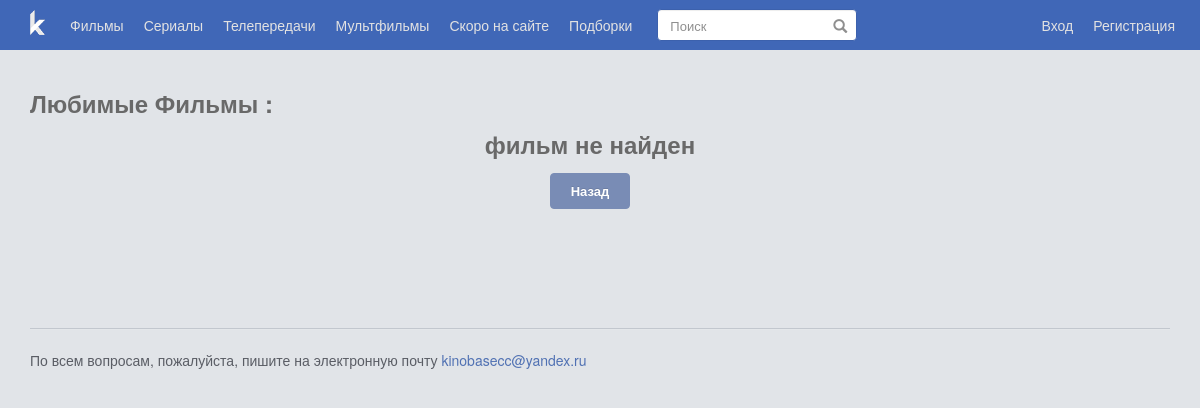
The page /liked/ on the database its author committed.
### movie/models.py (models this page shows, shortened)
class Category(models.Model):
    name = models.CharField("Category name", max_length=100)
    slug = models.SlugField(max_length=100, unique=True)
    class Meta:
        verbose_name = 'Category'
        verbose_name_plural = 'Categories'
    def get_absolute_url(self):
        return reverse('movie:category_list', kwargs={'slug': self.slug})

### movie/views.py (the view)
# urls.py: path("liked/", views.likedMovies, name='likedMovies'),
def likedMovies(request):
    return render(request, "liked-movies.html")

### movie/context_pro.py (called while the page is built)
def view_all(request):
    context = {
        "categories":Category.objects.all(),
        "genres":Genre.objects.all(),
    }
    return context

### templates/liked-movies.html (shortened to what this page needs)
{% extends 'base.html' %}
{% block content %}
<div id="main" class="container">
    <div id="movies">
        <div class="clearfix">
            <div class="pull-left">
                <a href="#" class="h3 catalog-title">{% if cat_name %}{{cat_name}}{% else %}Любимые Фильмы{% endif %} : {{filter_category}}</a>
            </div>
        </div>
        <div class="row items">
            {% if object_list %}
            {% for movie in object_list %}
            <div class="col-xs-6 col-sm-4 col-md-3 col-lg-2 item">
                <a href="{% url 'movie:detail' movie.slug %}">
                    <img src="{{movie.poster.url}}"
                        class="img-responsive" loading="lazy" alt="{{movie.title}}"
                        title="{{movie.title}}">
                </a>
                <button class="favorite" data-movie-id="179849" title="Добавить в избранное"></button>
                <span class="label label-danger">2 сезон 10 серия</span>
                <div class="info">
                    <div class="title">
                        <a href="{% url 'movie:detail' movie.slug %}" class="link" alt="{{movie.title}}"
                            title="{{movie.title}}">{{movie.title}}</a>
                    </div>
                    <div class="desc">2021, HDRip</div>
                </div>
            </div>
        {% endfor %}
        {% else %}
        <center>
            <a href="#" class="h3 catalog-title">
                фильм не найден
            </a>
            <br>
            <a href="/" class="h3 catalog-title btn btn-default btn-post">
                Назад
            </a>
        </center>
        {% endif %}
        </div>
    </div>
    {% endblock content %}

### templates/base.html (shortened to what this page needs)
{% load static %}
<!doctype html>
<html>
<head>
<link rel="stylesheet" href="{% static 'static/css/bootstrap.css' %}" type="text/css">
<link rel="stylesheet" href="/static/static/css/master.css" type="text/css">
<link rel="stylesheet" href="/static/static/css/kinobase.css" type="text/css">
</head>
<body>
<div class="navbar navbar-default navbar-fixed-top navbar-inverse">
    <div class="container">
        <div class="navbar-header">
            <a class="navbar-brand" href="/">
            <img src="/static/static/images/logo2.png" width="15">
            </a>
        </div>
        <div class="navbar-collapse collapse">
            <ul class="nav navbar-nav">
                {% for cat in categories %}
                     <li><a href="{{cat.get_absolute_url}}">{{cat.name}}</a></li>
                {% endfor %}
            </ul>
            <div class="navbar-left">
                <form action="{% url 'movie:search' %}" method="get" class="navbar-form" id="autocomplete_search_form">
                    <div class="form-group">
                        <input type="text" name="query"
                        class="form-control" id="autocomplete_search"
                        placeholder="Поиск" autocomplete="off">
                        <button type="submit">
                            <i class="glyphicon glyphicon-search"></i>
                        </button>
                    </div>
                </form>
            </div>
            <ul class="nav navbar-nav navbar-right">
                {% if request.user.is_authenticated %}
                    <li><a href="{% url 'movie:likedMovies' %}" class="modal login">{{request.user.first_name}}</a></li>
                    <li><a href="{% url 'movie:logout' %}" class="modal login">Выход</a></li>
                    {% else %}
                    <li><a href="{% url 'movie:login' %}" class="modal login">Вход</a></li>
                    <li><a href="{% url 'movie:register' %}" class="register">Регистрация</a></li>
                {% endif %}
            </ul>
        </div>
    </div>
</div>
{% block content %}
{% endblock %}
<div class="footer">
    <p>По всем вопросам, пожалуйста, пишите на электронную почту <a href="" class="mail"></a></p>
</div>
</div>
</body>
</html>

### staticfiles/static/css/master.css (style rules this page uses)
body { background-color: #262626; color: #CAC8C8; }
a { color: #cc9c3b; }
.h1, .h2, .h3, .h4, h1, h2, h3, h4 { color:#fff; margin-top: 0; margin-bottom: 15px; font-weight: 600; }
.h1, .h2, .h3, .h4 { display: inline-block; }
#main .items { margin-bottom: 10px; }
.items { padding-right: 15px; }
.btn-default { padding: 8px 20px; color: #333; background-color: #fff; border-color: #FBAE17; color: #000; background-color: #fbae17; font-size:13px; border-top: solid 1px rgba(255, 255, 255, .2); border-bottom: solid 1px rgba(0, 0, 0, .1); text-shadow: 0 -1px rgba(0, 0, 0, .1); }
.form-control { font-size: 14px; border-color: transparent; border-radius: 4px; box-shadow: 0 1px 0 0 rgba(255, 255, 255, .1); background: rgba(0, 0, 0, .4); color: #fff; display: block; width: 100%; height: 32px; padding: 6px 12px; line-height: 1.4; -webkit-box-shadow: inset 0 1px 1px rgba(0,0,0,0.075); box-shadow: inset 0 1px 1px rgba(0,0,0,0.075); -webkit-transition: border-color ease-in-out .15s, -webkit-box-shadow ease-in-out .15s; -o-transition: border-color ease-in-out .15s, box-shadow ease-in-out .15s; transition: border-color ease-in-out .15s, box-shadow ease-in-out .15s; }
.form-group { margin-bottom: 10px; }
.catalog-title { margin-right: 10px; }
.footer:before { content: ''; display: block; border-top: solid 1px rgba(0, 0, 0, .4); border-bottom: solid 1px rgba(255, 255, 255, .1); margin-bottom: 20px; }
.footer { -webkit-box-ordinal-group: 4; -webkit-order: 3; -ms-flex-order: 3; order: 3; position: relative; margin: 50px 0 0 0; text-align: left; }
@media (min-width: 600px) { .navbar-form { width: 160px !important; } }
@media (min-width: 600px) { .navbar-form .form-control { width: 150px !important; } }
@media (min-width: 1200px) { .navbar-form { width: 210px !important; } }
@media (min-width: 1200px) { .navbar-form .form-control { width: 200px !important; } }

### staticfiles/static/css/kinobase.css (style rules this page uses)
body { padding-top: 90px; padding-bottom: 30px; background: #e1e4e8; color: #5a5d65; }
a { color: #5071b3; }
.h1, .h2, .h3, .h4, h1, h2, h3, h4 { color: #696969; }
.navbar-brand { padding: 10px 15px; }
.navbar-inverse { background-color: #4067b7; border-width: 0; }
.navbar-inverse .navbar-nav > li > a { color: #e2e2e2; }
.nav > li > a { padding-right: 10px; padding-left: 10px; }
.navbar-form { margin-top: 9px; }
.navbar-form .form-group { position: relative; }
.navbar-form .form-control { color: #8f8f8f; background-color: #ffffff; border: 1px solid #3c61ad; border-radius: 4px; height: 32px; }
.navbar-form button { color: #8f8f8f; background: transparent; border: none; position: absolute; padding-top: 4px; padding-bottom: 4px; top: 3px; right: 4px; }
.items { margin-right: -5px; padding-right: 0; }
.btn-default { color: #fff; border-color: #798cb5; background-color: #798cb5; }
.form-control { background: #fff; color: #696969; }
.footer:before { border-top: solid 1px rgb(194, 199, 206); }

### rows shown on the page
Category: name "Фильмы"
Category: name "Сериалы"
Category: name "Телепередачи"
Category: name "Мультфильмы"
Category: name "Скоро на сайте"
Category: name "Подборки"
